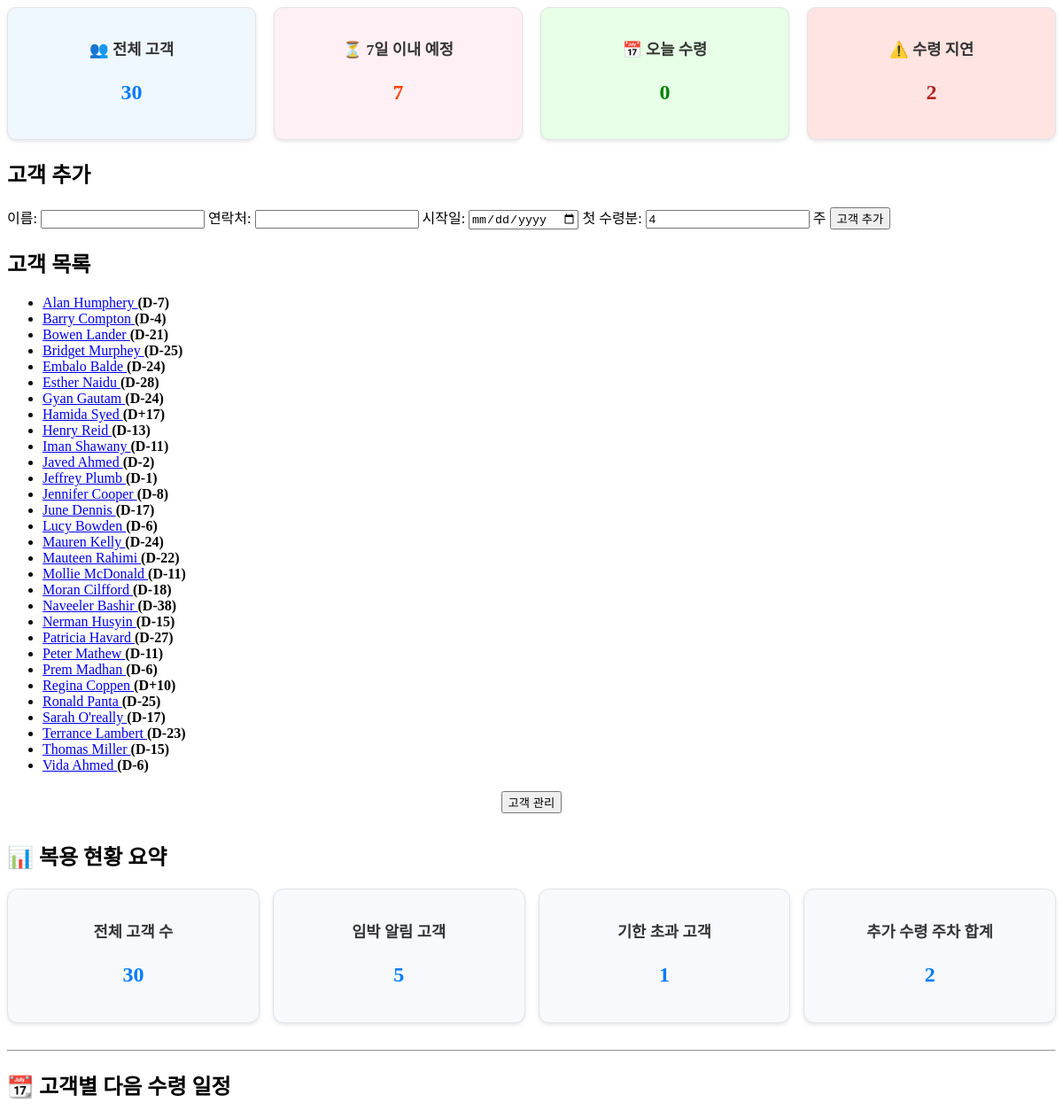
The page / on the database its author committed.
### tables this page shows
CREATE TABLE Customers(
                  id INTEGER PRIMARY KEY AUTOINCREMENT,
                  name TEXT NOT NULL,
                  contact TEXT,
                  start_date DATE
                  , is_active INTEGER DEFAULT 1, next_due_date DATE);

### medication_reminder_app.py (the view)
@app.route('/')
def index():
    today = datetime.today().date()
    with sqlite3.connect('medication.db') as conn:
        c = conn.cursor()
        c.execute('SELECT * FROM Customers WHERE is_active=1 ORDER BY name COLLATE NOCASE ASC')
        customers = c.fetchall()
        customer_list = []
        for customer in customers:
            customer_id = customer[0]
            name = customer[1]
            contact = customer[2]
            start_date = customer[3]
            next_due_date = customer[5] if len(customer) > 5 else None  # next_due_date 칼럼
            if next_due_date:
                next_date = datetime.strptime(next_due_date, "%Y-%m-%d").date()
            else:
                c.execute("SELECT taken_date, taken_week FROM DoseLogs WHERE customer_id=? ORDER BY taken_date DESC LIMIT 1", (customer_id,))
                last_log = c.fetchone()
                if last_log:
                    taken_date = datetime.strptime(last_log[0], "%Y-%m-%d").date()
                    taken_week = int(last_log[1])
                    next_date = taken_date + timedelta(weeks=taken_week)
                else:
                    next_date = datetime.strptime(start_date, "%Y-%m-%d").date() + timedelta(weeks=4)
            d_day = (next_date - today).days
            customer_list.append({
                "id": customer_id,
                "name": name,
                "phone": contact,
                "start_date": start_date,
                "next_date": next_date,
                "d_day": d_day
            })
        total_customers = len(customer_list)
        due_soon = sum(1 for c in customer_list if c["d_day"] is not None and 0 < c["d_day"] <= 7)
        due_today = sum(1 for c in customer_list if c["d_day"] is not None and c["d_day"] == 0)
        overdue = sum(1 for c in customer_list if c["d_day"] is not None and c["d_day"] < 0)
    stats = {
        "total": total_customers,
        "due_soon": due_soon,
        "due_today": due_today,
        "overdue": overdue
    }
    return render_template('index.html', customers=customer_list, stats=stats)

### templates/index.html (shortened to what this page needs)
<div class="stats-container" style="display: flex; gap: 20px; margin-bottom: 20px;">
  <div class="stat-card" style="flex: 1; padding: 15px; background-color: #f0f8ff; border-radius: 10px; text-align: center;">
    <h3>👥 전체 고객</h3>
    <p style="font-size: 24px; font-weight: bold;">{{ stats.total }}</p>
  </div>
  <div class="stat-card" style="flex: 1; padding: 15px; background-color: #fff0f5; border-radius: 10px; text-align: center;">
    <h3>⏳ 7일 이내 예정</h3>
    <p style="font-size: 24px; font-weight: bold; color: #ff4500;">{{ stats.due_soon }}</p>
  </div>
  <div class="stat-card" style="flex: 1; padding: 15px; background-color: #e6ffe6; border-radius: 10px; text-align: center;">
    <h3>📅 오늘 수령</h3>
    <p style="font-size: 24px; font-weight: bold; color: #008000;">{{ stats.due_today }}</p>
  </div>
  <div class="stat-card" style="flex: 1; padding: 15px; background-color: #ffe4e1; border-radius: 10px; text-align: center;">
    <h3>⚠️ 수령 지연</h3>
    <p style="font-size: 24px; font-weight: bold; color: #b22222;">{{ stats.overdue }}</p>
  </div>
</div>
<h2>고객 추가</h2>
<form method="POST" action="/add_customer">
  이름: <input name="name" required> 연락처: <input name="contact">
  시작일: <input type="date" name="start_date" required>
  첫 수령분: <input type="number" input name="first_weeks" value="4" min="1" required> 주
  <button type="submit">고객 추가</button>
</form>
<h2>고객 목록</h2>
<ul>
  {% for customer in customers %}
    <li>
      <a href="/customer/{{ customer.id }}">
        {{ customer.name }}
      </a>
      <span style="color: '{% if customer.d_day > 0 %}green{% elif customer.d_day==0 %}black{% else %}red{% endif %}'; font-weight: bold;">
        {% if customer.d_day == 0 %}
          (오늘 복용일!)
        {% elif customer.d_day > 0 %}
          (D-{{ customer.d_day }})
        {% else %}
          (D+{{ customer.d_day | abs }})
        {% endif %}
      </span>
    </li>
  {% endfor %}
</ul>
<div style="margin-top:20px; text-align:center">
  <a href="{{ url_for('manage_customers') }}">
    <button type="button">고객 관리</button>
  </a>
</div>
<div class="dashboard">
  <h2>📊 복용 현황 요약</h2>
  <div class="stats-container">
    <div class="stat-card">
      <h3>전체 고객 수</h3>
      <p id="total_customers">-</p>
    </div>
    <div class="stat-card">
      <h3>임박 알림 고객</h3>
      <p id="imminent_alerts">-</p>
    </div>
    <div class="stat-card">
      <h3>기한 초과 고객</h3>
      <p id="overdue_customers">-</p>
    </div>
    <div class="stat-card">
      <h3>추가 수령 주차 합계</h3>
      <p id="total_extra_weeks">-</p>
    </div>
  </div>
</div>
<hr>
<h2>📆 고객별 다음 수령 일정</h2>
<link href="https://cdn.jsdelivr.net/npm/fullcalendar@6.1.8/index.global.min.css" rel="stylesheet">

### templates/index.html (style rules this page uses)
.dashboard { margin: 30px 0; }
.stats-container { display: flex; gap: 15px; flex-wrap: wrap; }
.stat-card { flex: 1; min-width: 180px; background: #f7f9fc; border: 1px solid #e1e4e8; border-radius: 12px; padding: 16px; text-align: center; box-shadow: 0 2px 4px rgba(0,0,0,0.1); }
.stat-card h3 { margin-bottom: 8px; font-size: 1.1rem; color: #333; }
.stat-card p { font-size: 1.5rem; font-weight: bold; color: #007bff; }

### rows shown on the page
Customers: name "Alan Humphery", d_day "7"
Customers: name "Barry Compton", d_day "4"
Customers: name "Bowen Lander", d_day "21"
Customers: name "Bridget Murphey", d_day "25"
Customers: name "Embalo Balde", d_day "24"
Customers: name "Esther Naidu", d_day "28"
Customers: name "Gyan Gautam", d_day "24"
Customers: name "Hamida Syed", d_day|abs "17"
Customers: name "Henry Reid", d_day "13"
Customers: name "Iman Shawany", d_day "11"
Customers: name "Javed Ahmed", d_day "2"
Customers: name "Jeffrey Plumb", d_day "1"
Customers: name "Jennifer Cooper", d_day "8"
Customers: name "June Dennis", d_day "17"
Customers: name "Lucy Bowden", d_day "6"
Customers: name "Mauren Kelly", d_day "24"
Customers: name "Mauteen Rahimi", d_day "22"
Customers: name "Mollie McDonald", d_day "11"
Customers: name "Moran Cilfford", d_day "18"
Customers: name "Naveeler Bashir", d_day "38"
Customers: name "Nerman Husyin", d_day "15"
Customers: name "Patricia Havard", d_day "27"
Customers: name "Peter Mathew", d_day "11"
Customers: name "Prem Madhan", d_day "6"
Customers: name "Regina Coppen", d_day|abs "10"
Customers: name "Ronald Panta", d_day "25"
Customers: name "Sarah O'really", d_day "17"
Customers: name "Terrance Lambert", d_day "23"
Customers: name "Thomas Miller", d_day "15"
Customers: name "Vida Ahmed", d_day "6"

### other values the page prints
{{ stats.total }} "30"
{{ stats.due_soon }} "7"
{{ stats.due_today }} "0"
{{ stats.overdue }} "2"
